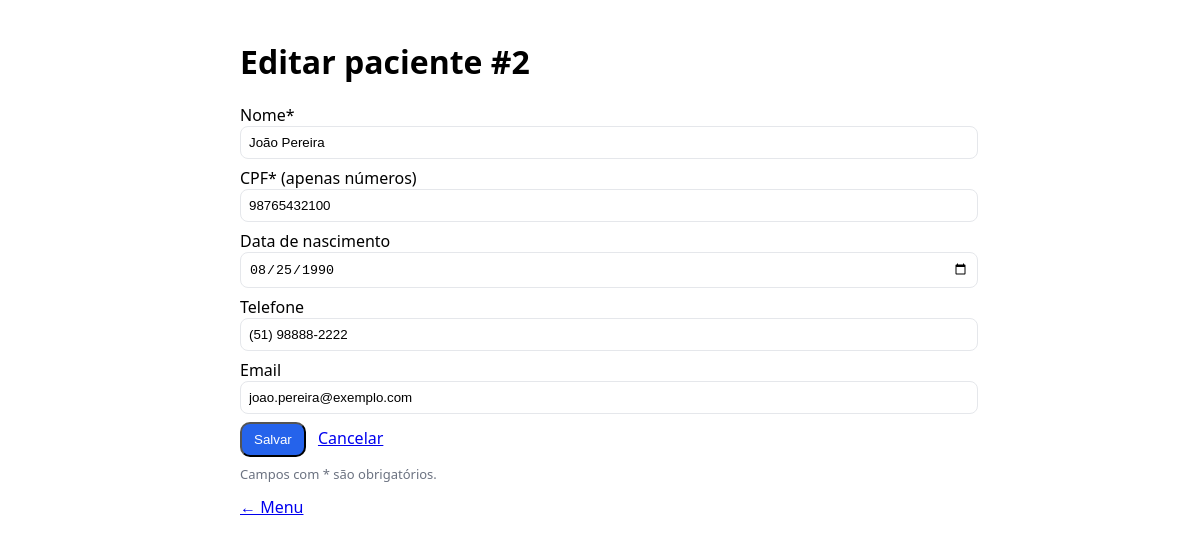
The app's page /pacientes.php?acao=edit&id=2 with its own data.
### tables this page shows
CREATE TABLE pacientes (
    id INT AUTO_INCREMENT PRIMARY KEY,
    nome VARCHAR(100) NOT NULL,
    cpf VARCHAR(11) UNIQUE NOT NULL,
    data_nascimento DATE,
    telefone VARCHAR(20),
    email VARCHAR(100),
    criado_em TIMESTAMP DEFAULT CURRENT_TIMESTAMP
);

### pacientes.php (the view, shortened to what this page needs)
<?php
$DB_HOST='127.0.0.1'; $DB_NAME='clinica'; $DB_USER='root'; $DB_PASS='';
function h($s){ return htmlspecialchars((string)$s, ENT_QUOTES, 'UTF-8'); }
try {
  $pdo = new PDO("mysql:host=$DB_HOST;dbname=$DB_NAME;charset=utf8mb4", $DB_USER, $DB_PASS, [
    PDO::ATTR_ERRMODE => PDO::ERRMODE_EXCEPTION
  ]);
} catch(Throwable $e){ http_response_code(500); exit('Erro: '.h($e->getMessage())); }
$acao = $_GET['acao'] ?? '';
$id   = (int)($_GET['id'] ?? 0);
  ?>
  </html><?php exit;
if($acao==='edit' && $id>0){
  $st=$pdo->prepare("SELECT * FROM pacientes WHERE id=?"); $st->execute([$id]); $p=$st->fetch();
  ?>
  <!doctype html><html lang="pt-br"><meta charset="utf-8"><title>Editar paciente</title>
  <h1>Editar paciente #<?= (int)$id ?></h1>
  <form method="post">
    <div class="row"><label>Nome*<br><input name="nome" value="<?=h($p['nome'])?>" required></label></div>
    <div class="row"><label>CPF* (apenas números)<br><input name="cpf" value="<?=h($p['cpf'])?>" required></label></div>
    <div class="row"><label>Data de nascimento<br><input type="date" name="data_nascimento" value="<?=h($p['data_nascimento']??'')?>"></label></div>
    <div class="row"><label>Telefone<br><input name="telefone" value="<?=h($p['telefone']??'')?>"></label></div>
    <div class="row"><label>Email<br><input type="email" name="email" value="<?=h($p['email']??'')?>"></label></div>
    <button class="btn" type="submit">Salvar</button>
    <a href="pacientes.php" style="margin-left:8px">Cancelar</a>
  </form>
  <p class="hint" style="margin-top:8px">Campos com * são obrigatórios.</p>
  <p style="margin-top:12px"><a href="index.php">← Menu</a></p>
  </html><?php exit;
}
?>

### pacientes.php (style rules this page uses)
:root { --primary:#2563eb;--bd:#e5e7eb;--card:#f8fafc;font-family:system-ui }
input,textarea,select { padding:8px;border:1px solid var(--bd);border-radius:8px;width:100% }
.row { margin:8px 0 }
.btn { background:var(--primary);color:#fff;padding:8px 12px;border-radius:10px;text-decoration:none }
.hint { color:#6b7280;font-size:13px }

### records on screen
pacientes: nome "João Pereira", cpf "98765432100", data_nascimento "08/25/1990", telefone "(51) 98888-2222", email "joao.pereira@exemplo.com"

### other values on screen
$id "2"
